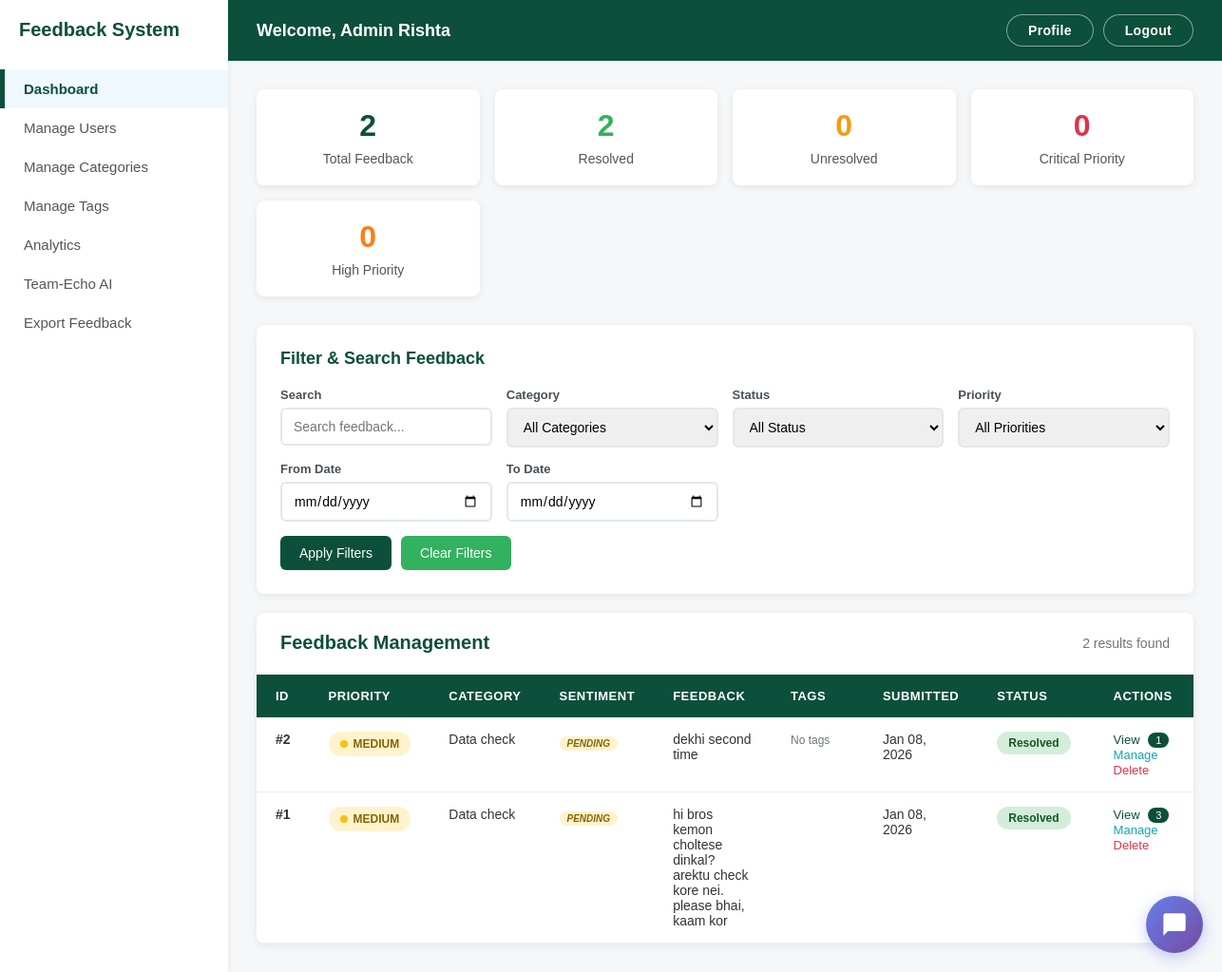
Screenshot of /admin/admin_dashboard.php (signed in) with the database file from the repository.
### tables this page shows
CREATE TABLE `feedback` (
  `feedback_id` int(11) NOT NULL,
  `feedback_text` text NOT NULL,
  `is_anonymous` tinyint(1) NOT NULL,
  `submitted_at` timestamp NOT NULL DEFAULT current_timestamp(),
  `sentiment_score` decimal(5,2) DEFAULT NULL,
  `sentiment_label` varchar(50) DEFAULT NULL,
  `is_resolved` tinyint(1) DEFAULT 0,
  `priority` enum('low','medium','high','critical') NOT NULL,
  `resolved_by` int(11) DEFAULT NULL,
  `resolved_at` timestamp NULL DEFAULT NULL,
  `user_id` int(11) NOT NULL,
  `category_id` int(11) DEFAULT NULL
);

CREATE TABLE `category` (
  `category_id` int(11) NOT NULL,
  `category_name` varchar(255) NOT NULL,
  `created_at` timestamp NOT NULL DEFAULT current_timestamp()
);

### admin/admin_dashboard.php (the view, shortened to what this page needs)
<?php
include('../db/db.php');
$search_query = isset($_GET['search']) ? trim($_GET['search']) : '';
$date_from = isset($_GET['date_from']) ? $_GET['date_from'] : '';
$date_to = isset($_GET['date_to']) ? $_GET['date_to'] : '';
$sql = "SELECT f.feedback_id, f.feedback_text, f.submitted_at, c.category_name,
               f.is_resolved, f.priority, f.sentiment_label,
        (SELECT GROUP_CONCAT(t.tag_name SEPARATOR ', ')
         FROM feedback_tags ft
         JOIN tags t ON ft.tag_id = t.tag_id
         WHERE ft.feedback_id = f.feedback_id) as tags,
        (SELECT COUNT(*) FROM feedback_comments WHERE feedback_id = f.feedback_id) as comment_count
        FROM feedback f
        JOIN category c ON f.category_id = c.category_id
        WHERE 1=1";
$sql .= " ORDER BY
          CASE f.priority
            WHEN 'critical' THEN 1
            WHEN 'high' THEN 2
            WHEN 'medium' THEN 3
            WHEN 'low' THEN 4
          END,
          f.submitted_at DESC";
$result = $conn->query($sql);
$total_feedback = $conn->query("SELECT COUNT(*) as count FROM feedback")->fetch_assoc()['count'];
$resolved_feedback = $conn->query("SELECT COUNT(*) as count FROM feedback WHERE is_resolved = 1")->fetch_assoc()['count'];
$unresolved_feedback = $total_feedback - $resolved_feedback;
$critical_feedback = $conn->query("SELECT COUNT(*) as count FROM feedback WHERE priority = 'critical' AND is_resolved = 0")->fetch_assoc()['count'];
$high_priority = $conn->query("SELECT COUNT(*) as count FROM feedback WHERE priority = 'high' AND is_resolved = 0")->fetch_assoc()['count'];
?>
<!DOCTYPE html>
<html lang="en">
<head>
    <link rel="stylesheet" href="admin_dashboard.css">
</head>
<body>
<div class="main-layout">
    <aside class="sidebar">
        <div class="system-title">Feedback System</div>
        <nav class="nav-menu">
            <a href="admin_dashboard.php" class="nav-item active">Dashboard</a>
            <a href="manage_users.php" class="nav-item">Manage Users</a>
            <a href="../category/manage_category.php" class="nav-item">Manage Categories</a>
            <a href="manage_tags.php" class="nav-item">Manage Tags</a>
            <a href="analytics_dashboard.php" class="nav-item">Analytics</a>
            <a href="../dashboard/ai_analytics_dashboard.php" class="nav-item">Team-Echo AI</a>
            <a href="../feedback/export_feedback.php<?php
                $params = [];
                echo !empty($params) ? '?' . implode('&', $params) : '';
            ?>" class="nav-item">Export Feedback</a>
        </nav>
    </aside>
    <div class="content-area">
        <header class="top-header">
            <div class="welcome-text">Welcome, Admin <?php echo htmlspecialchars($_SESSION['name']); ?></div>
            <div class="header-buttons">
                <a href="../user/profile.php" class="btn-header">Profile</a>
                <a href="../user/logout.php" class="logout-btn">Logout</a>
            </div>
        </header>
        <main class="dashboard-content">
            <div class="stats-grid">
                <div class="stat-card total">
                    <h3><?php echo $total_feedback; ?></h3>
                    <p>Total Feedback</p>
                </div>
                <div class="stat-card resolved">
                    <h3><?php echo $resolved_feedback; ?></h3>
                    <p>Resolved</p>
                </div>
                <div class="stat-card unresolved">
                    <h3><?php echo $unresolved_feedback; ?></h3>
                    <p>Unresolved</p>
                </div>
                <div class="stat-card critical">
                    <h3><?php echo $critical_feedback; ?></h3>
                    <p>Critical Priority</p>
                </div>
                <div class="stat-card high">
                    <h3><?php echo $high_priority; ?></h3>
                    <p>High Priority</p>
                </div>
            </div>
            <div class="filter-container">
                <h3>Filter & Search Feedback</h3>
                <form method="GET" action="">
                    <div class="filter-row">
                        <div class="filter-group">
                            <label for="search">Search</label>
                            <input type="text" id="search" name="search" placeholder="Search feedback..." value="<?php echo htmlspecialchars($search_query); ?>">
                        </div>
                        <div class="filter-group">
                            <label for="category">Category</label>
                            <select id="category" name="category">
                                <option value="">All Categories</option>
                            </select>
                        </div>
                        <div class="filter-group">
                            <label for="status">Status</label>
                            <select id="status" name="status">
                                <option value="">All Status</option>
                            </select>
                        </div>
                        <div class="filter-group">
                            <label for="priority">Priority</label>
                            <select id="priority" name="priority">
                                <option value="">All Priorities</option>
                            </select>
                        </div>
                        <div class="filter-group">
                            <label for="date_from">From Date</label>
                            <input type="date" id="date_from" name="date_from" value="<?php echo htmlspecialchars($date_from); ?>">
                        </div>
                        <div class="filter-group">
                            <label for="date_to">To Date</label>
                            <input type="date" id="date_to" name="date_to" value="<?php echo htmlspecialchars($date_to); ?>">
                        </div>
                    </div>
                    <div class="filter-buttons">
                        <button type="submit" class="button btn-primary">Apply Filters</button>
                        <a href="admin_dashboard.php" class="button btn-success">Clear Filters</a>
                    </div>
                </form>
            </div>
            <div class="table-container">
                <div class="table-header">
                    <h2>Feedback Management</h2>
                    <span class="results-count"><?php echo $result->num_rows; ?> results found</span>
                </div>
                <?php if ($result->num_rows > 0): ?>
                    <table>
                        <thead>
                            <tr>
                                <th>ID</th>
                                <th>Priority</th>
                                <th>Category</th>
                                <th>Sentiment</th>
                                <th>Feedback</th>
                                <th>Tags</th>
                                <th>Submitted</th>
                                <th>Status</th>
                                <th>Actions</th>
                            </tr>
                        </thead>
                        <tbody>
                            <?php while ($row = $result->fetch_assoc()):
                                $row_class = '';
                            ?>
                                <tr class="<?php echo trim($row_class); ?>">
                                    <td><strong>#<?php echo htmlspecialchars($row['feedback_id']); ?></strong></td>
                                    <td>
                                        <span class="priority-badge priority-<?php echo $row['priority'] ?? 'medium'; ?>">
                                            <span class="priority-dot"></span>
                                            <?php echo strtoupper($row['priority'] ?? 'medium'); ?>
                                        </span>
                                    </td>
                                    <td><?php echo htmlspecialchars($row['category_name']); ?></td>
                                    <td>
                                        <?php
                                        $sentiment = $row['sentiment_label'] ?? 'Pending';
                                        $sentiment_class = strtolower($sentiment);
                                        ?>
                                        <span class="sentiment-badge sentiment-<?php echo $sentiment_class; ?>">
                                            <?php echo htmlspecialchars($sentiment); ?>
                                        </span>
                                    </td>
                                    <td><?php echo htmlspecialchars(substr($row['feedback_text'], 0, 80)) . (strlen($row['feedback_text']) > 80 ? '...' : ''); ?></td>
                                    <td>
                                        <?php
                                        if (!empty($row['tags'])) {
                                            $tags = explode(', ', $row['tags']);
                                            foreach (array_slice($tags, 0, 2) as $tag) {
                                                echo '<span class="tag-mini">' . htmlspecialchars($tag) . '</span>';
                                            }
                                        } else {
                                            echo '<span style="color: #6c757d; font-size: 12px;">No tags</span>';
                                        }
                                        ?>
                                    </td>
                                    <td><?php echo date('M d, Y', strtotime($row['submitted_at'])); ?></td>
                                    <td>
                                        <?php if ($row['is_resolved']): ?>
                                            <span class="badge badge-resolved">Resolved</span>
                                        <?php else: ?>
                                            <span class="badge badge-unresolved">Unresolved</span>
                                        <?php endif; ?>
                                    </td>
                                    <td>
                                        <a href="../feedback/view_feedback.php?id=<?php echo $row['feedback_id']; ?>" class="action-link">
                                            View
                                            <?php if ($row['comment_count'] > 0): ?>
                                                <span style="background: var(--primary-green-dark); color: white; padding: 2px 8px; border-radius: 10px; font-size: 11px; margin-left: 5px;">
                                                    <?php echo $row['comment_count']; ?>
                                                </span>
                                            <?php endif; ?>
                                        </a>
                                        <a href="../feedback/manage_feedback_tags.php?id=<?php echo $row['feedback_id']; ?>" class="action-link manage-link">Manage</a>
                                        <a href="../feedback/delete_feedback.php?id=<?php echo $row['feedback_id']; ?>" class="action-link delete-link" onclick="return confirm('Are you sure you want to delete this feedback?')">Delete</a>
                                    </td>
                                </tr>
                            <?php endwhile; ?>
                        </tbody>
                    </table>
                <?php endif; ?>
            </div>
        </main>
    </div>
</div>
<?php include('../includes/chatbot.php'); ?>
</body>
</html>

### includes/chatbot.php (style rules this page uses)
.sentiment-badge { font-size: 10px; padding: 2px 8px; border-radius: 10px; margin-top: 5px; display: inline-block; font-weight: bold; }

### rows the page displays
feedback: feedback_id "2", priority "MEDIUM", category.category_name "Data check", sentiment_label "PENDING", feedback_text "dekhi second time", shows "No tags", submitted_at "Jan 08, 2026", is_resolved "Resolved", comment_count "1"
feedback: feedback_id "1", priority "MEDIUM", category.category_name "Data check", sentiment_label "PENDING", feedback_text "hi bros kemon choltese dinkal? arektu check kore nei. please bhai, kaam kor", submitted_at "Jan 08, 2026", is_resolved "Resolved", comment_count "3"

### other values shown
$_SESSION['name'] "Rishta"
$total_feedback "2"
$resolved_feedback "2"
$unresolved_feedback "0"
$critical_feedback "0"
$high_priority "0"
$result->num_rows "2"
